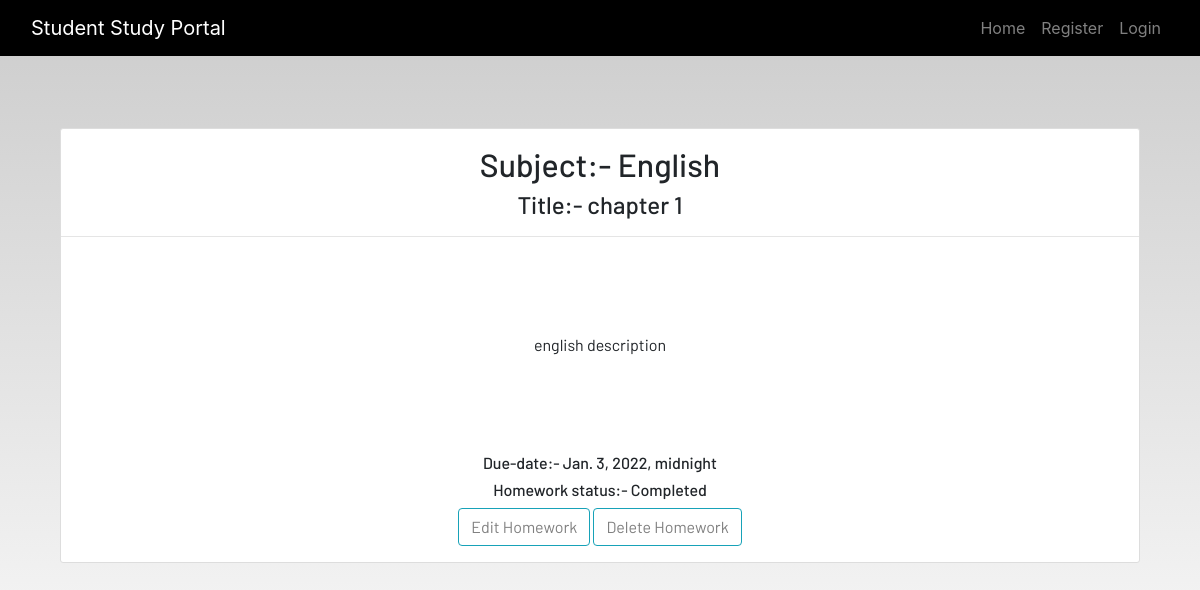
The page /homework_detail/9 on the database its author committed.
### dashboard/models.py (models this page shows, shortened)
class Homework(models.Model):
    user = models.ForeignKey(User, on_delete=models.CASCADE)
    subject = models.ForeignKey(Subject, on_delete=models.CASCADE)
    title = models.CharField(max_length=100)
    description = models.TextField()
    due_date = models.DateTimeField()
    status_choice = (("Incomplete", "Incomplete"), ("Completed", "Completed"))
    status = models.CharField(
        max_length=20, choices=status_choice, default="Incomplete"
    )

class Subject(models.Model):
    subject = models.CharField(max_length=50)
    def __str__(self):
        return f"{self.subject}"

### dashboard/views.py (the view, shortened to what this page needs)
class HomeworkDetailView(SuccessMessageMixin, DetailView):
    model = Homework
    template_name = "dashboard/homework_detail.html"

### dashboard/templates/dashboard/homework_detail.html
{% extends 'dashboard/base.html' %}
{% load static %}
{% block content %}
<section class='text-center container'>
    <div class="container">
        <div class="content-section p-0 mt-5">
            <div class="m-3">
                <h2>Subject:- {{homework.subject}}</h2>
                <h4>Title:- {{homework.title}}</h4>
            </div>
            <hr class="p-0 m-0">
            <p class="description m-5 p-5">
            {{homework.description}}
            </p>
            <h6>Due-date:- {{homework.due_date}}</h6>
            <h6>Homework status:- {{homework.status}}</h6>
            <div class="form-group">
            <button href = "" class="btn btn-outline-info" type="submit" >
                <a href = "{% url 'update_homework' homework.id %}" style="color:grey;"> Edit Homework </a>
            </button>
            <button href = "" class="btn btn-outline-info" type="submit">
             <a href="{% url 'delete_homework' homework.id %}" style="color:grey;"> Delete Homework </a>
            </button>
        </div>
        </div>
    </div>
</section>
{% endblock content %}

### dashboard/static/css/main.css (style rules this page uses)
html { scroll-behavior: smooth; height: 100%; width: 100%; }
a { text-decoration: none !important; color: black; }
html, body { max-width: 100%; overflow-x: hidden; height: 100%; width: 100%; }
body { background: linear-gradient(rgba(0, 0, 0, 0.2), rgba(255, 255, 255, 0.5)); overflow-x: hidden; background-repeat: no-repeat; }
.content-section { background: #ffffff; padding: 10px 20px; border: 1px solid #dddddd; border-radius: 3px; margin-bottom: 20px; }

### rows shown on the page
Homework: subject "English", title "chapter 1", description "english description", due_date "Jan. 3, 2022, midnight", status "Completed"
